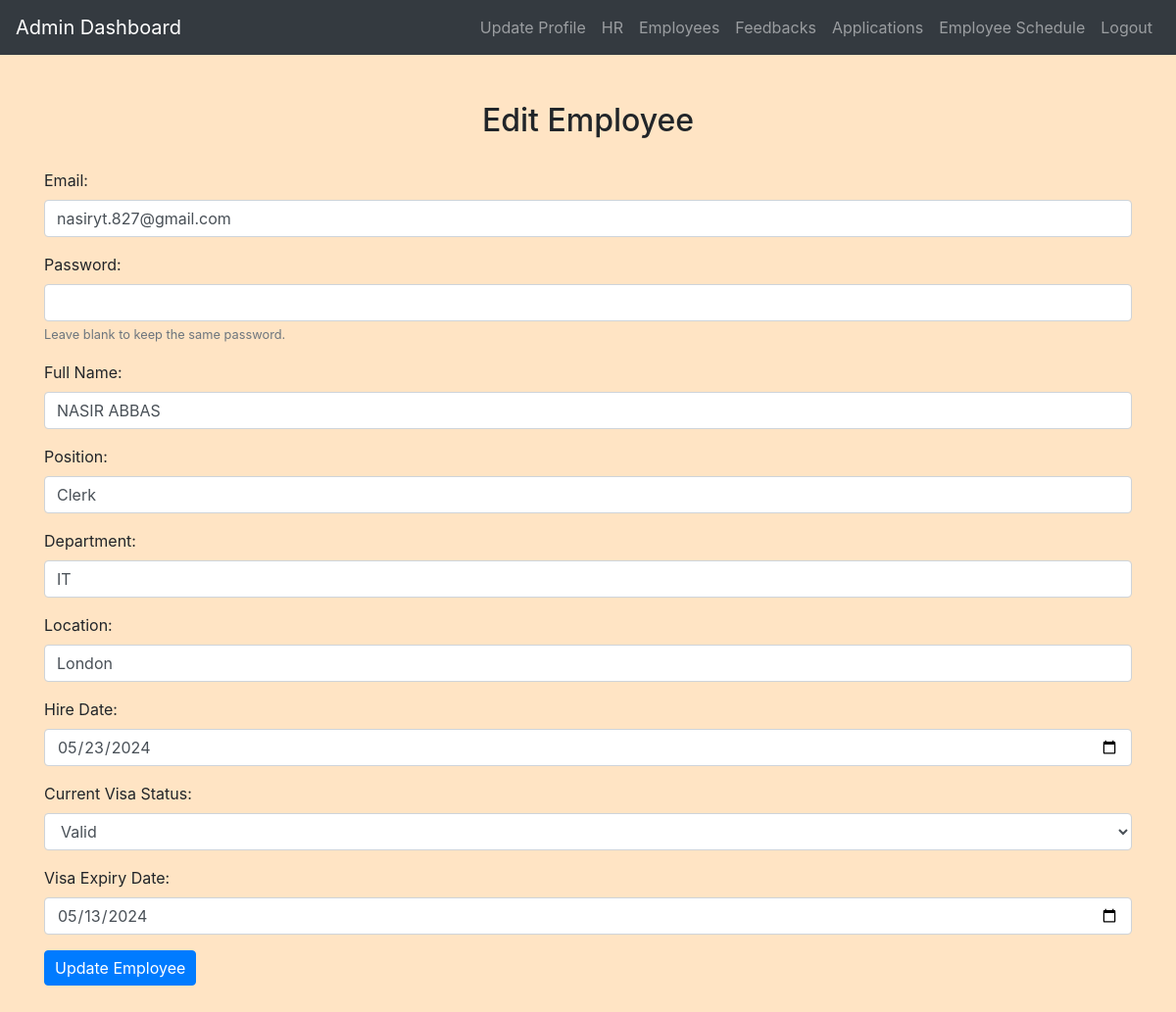
/admin/edit_employee.php?employee_id=1 (signed in), run on the app's committed database.
### tables this page shows
CREATE TABLE `employees` (
  `employee_id` int(11) NOT NULL,
  `email` varchar(100) DEFAULT NULL,
  `password` varchar(255) DEFAULT NULL,
  `full_name` varchar(255) NOT NULL,
  `position` varchar(50) DEFAULT NULL,
  `department` varchar(50) DEFAULT NULL,
  `location` varchar(100) DEFAULT NULL,
  `hire_date` date DEFAULT NULL,
  `current_visa_status` enum('Valid','Expired','Pending') DEFAULT NULL,
  `visa_expiry_date` date DEFAULT NULL,
  `created_at` timestamp NOT NULL DEFAULT current_timestamp(),
  `updated_at` timestamp NOT NULL DEFAULT current_timestamp() ON UPDATE current_timestamp()
);

### admin/edit_employee.php (the view, shortened to what this page needs)
<?php
include('config.php');
$employee_id = $_GET["employee_id"];
$sql = "SELECT * FROM employees WHERE employee_id = $employee_id";
$result = mysqli_query($conn, $sql);
$row = mysqli_fetch_assoc($result);
?>
<!DOCTYPE html>
<html>
<head>
    <link rel="stylesheet" href="https://maxcdn.bootstrapcdn.com/bootstrap/4.5.2/css/bootstrap.min.css">
    <link rel="stylesheet" href="../css/style.css">
</head>
<body>
<?php
include('admin_navbar.php');
?>
<div class="container mt-5 mb-5">
    <h2>Edit Employee</h2>
    <form method="post" action="<?php echo htmlspecialchars($_SERVER["PHP_SELF"]) . '?employee_id=' . $employee_id; ?>">
        <div class="form-group">
            <label for="email">Email:</label>
            <input type="email" class="form-control" id="email" name="email" value="<?php echo $row["email"]; ?>" required>
        </div>
        <div class="form-group">
            <label for="password">Password:</label>
            <input type="password" class="form-control" id="password" name="password">
            <small id="passwordHelp" class="form-text text-muted">Leave blank to keep the same password.</small>
        </div>
        <div class="form-group">
            <label for="full_name">Full Name:</label>
            <input type="text" class="form-control" id="full_name" name="full_name" value="<?php echo $row["full_name"]; ?>" required>
        </div>
        <div class="form-group">
            <label for="position">Position:</label>
            <input type="text" class="form-control" id="position" name="position" value="<?php echo $row["position"]; ?>" required>
        </div>
        <div class="form-group">
            <label for="department">Department:</label>
            <input type="text" class="form-control" id="department" name="department" value="<?php echo $row["department"]; ?>" required>
        </div>
        <div class="form-group">
            <label for="location">Location:</label>
            <input type="text" class="form-control" id="location" name="location" value="<?php echo $row["location"]; ?>" required>
        </div>
        <div class="form-group">
            <label for="hire_date">Hire Date:</label>
            <input type="date" class="form-control" id="hire_date" name="hire_date" value="<?php echo $row["hire_date"]; ?>" required>
        </div>
        <div class="form-group">
            <label for="current_visa_status">Current Visa Status:</label>
            <select class="form-control" id="current_visa_status" name="current_visa_status" required>
                <option value="Valid" <?php if ($row["current_visa_status"] == "Valid") echo "selected"; ?>>Valid</option>
            </select>
        </div>
        <div class="form-group">
            <label for="visa_expiry_date">Visa Expiry Date:</label>
            <input type="date" class="form-control" id="visa_expiry_date" name="visa_expiry_date" value="<?php echo $row["visa_expiry_date"]; ?>" required>
        </div>
        <button type="submit" class="btn btn-primary">Update Employee</button>
    </form>
</div>
</body>
</html>

### css/style.css (style rules this page uses)
body { background-color: bisque; }
h1, h2, h3, h4 { text-align: center; margin-top: 30px; margin-bottom: 30px; }
.btn-primary { padding: 5px 10px; }

### data on the page
employees: email "nasiryt.827@gmail.com", full_name "NASIR ABBAS", position "Clerk", department "IT", location "London", hire_date "05/23/2024", current_visa_status "Valid", visa_expiry_date "05/13/2024"
